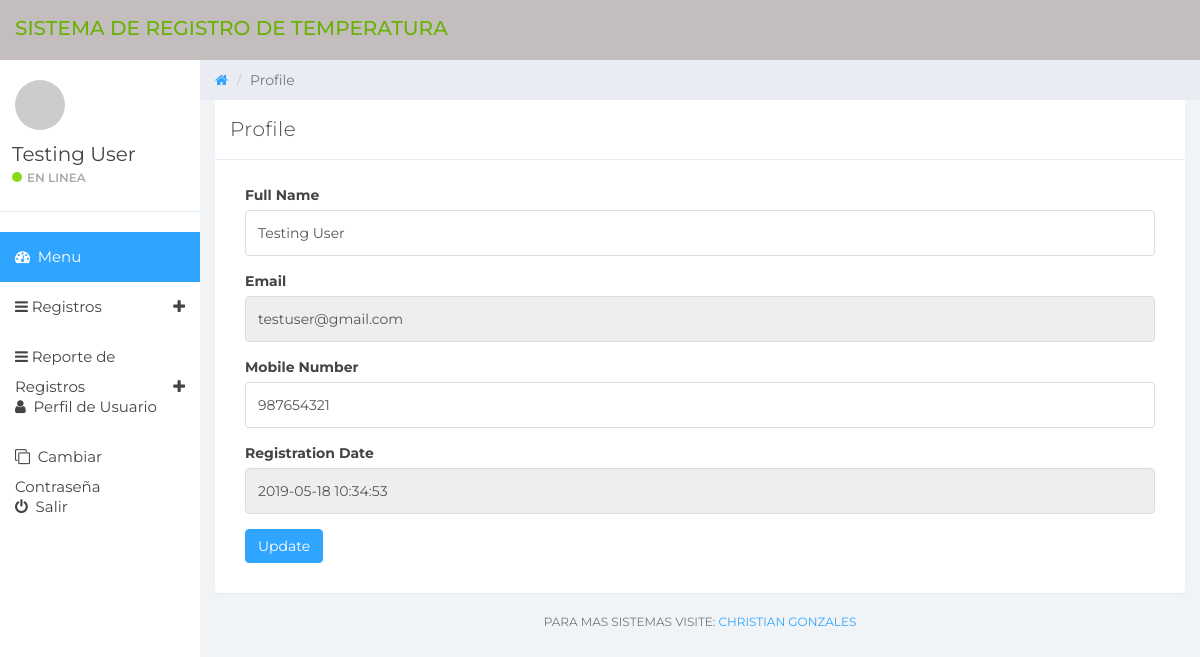
The page /user-profile.php (signed in) on the database its author committed.
### tables this page shows
CREATE TABLE `tbluser` (
  `ID` int(10) NOT NULL,
  `FullName` varchar(150) DEFAULT NULL,
  `Email` varchar(200) DEFAULT NULL,
  `MobileNumber` bigint(10) DEFAULT NULL,
  `Password` varchar(200) DEFAULT NULL,
  `RegDate` timestamp NOT NULL DEFAULT current_timestamp()
);

### user-profile.php (the view, shortened to what this page needs)
<?php
if (strlen($_SESSION['detsuid']==0)) {
  header('location:logout.php');
  } else{
  ?>
<!DOCTYPE html>
<html>
<head>
	<link href="css/bootstrap.min.css" rel="stylesheet">
	<link href="css/font-awesome.min.css" rel="stylesheet">
	<link href="css/datepicker3.css" rel="stylesheet">
	<link href="css/styles.css" rel="stylesheet">
</head>
<body>
	<?php include_once('includes/header.php');?>
	<?php include_once('includes/sidebar.php');?>
	<div class="col-sm-9 col-sm-offset-3 col-lg-10 col-lg-offset-2 main">
		<div class="row">
			<ol class="breadcrumb">
				<li><a href="#">
					<em class="fa fa-home"></em>
				</a></li>
				<li class="active">Profile</li>
			</ol>
		</div>
		<div class="row">
			<div class="col-lg-12">
				<div class="panel panel-default">
					<div class="panel-heading">Profile</div>
					<div class="panel-body">
						<div class="col-md-12">
							 <?php
$userid=$_SESSION['detsuid'];
$ret=mysqli_query($con,"select * from tbluser where ID='$userid'");
while ($row=mysqli_fetch_array($ret)) {
?>
							<form role="form" method="post" action="">
								<div class="form-group">
									<label>Full Name</label>
									<input class="form-control" type="text" value="<?php  echo $row['FullName'];?>" name="fullname" required="true">
								</div>
								<div class="form-group">
									<label>Email</label>
<input type="email" class="form-control" name="email" value="<?php  echo $row['Email'];?>" required="true" readonly="true">
								</div>
								<div class="form-group">
									<label>Mobile Number</label>
									<input class="form-control" type="text" value="<?php  echo $row['MobileNumber'];?>" required="true" name="contactnumber" maxlength="10">
								</div>
								<div class="form-group">
									<label>Registration Date</label>
									<input class="form-control" name="regdate" type="text" value="<?php  echo $row['RegDate'];?>" readonly="true">
								</div>
								<div class="form-group has-success">
									<button type="submit" class="btn btn-primary" name="submit">Update</button>
								</div>
								</div>
								<?php } ?>
						</div>
					</div>
				</div>
			</div>
			<?php include_once('includes/footer.php');?>
		</div>
</body>
</html>
<?php }  ?>

### includes/sidebar.php (shortened to what this page needs)
<?php
include('includes/dbconnection.php');
?>
<div id="sidebar-collapse" class="col-sm-3 col-lg-2 sidebar">
        <div class="profile-sidebar">
            <div class="profile-userpic">
                <img src="http://placehold.it/50/30a5ff/fff" class="img-responsive" alt="">
            </div>
            <div class="profile-usertitle">
                <?php
$uid=$_SESSION['detsuid'];
$ret=mysqli_query($con,"select FullName from tbluser where ID='$uid'");
$row=mysqli_fetch_array($ret);
$name=$row['FullName'];
?>
                <div class="profile-usertitle-name"><?php echo $name; ?></div>
                <div class="profile-usertitle-status"><span class="indicator label-success"></span>EN LINEA</div>
            </div>
        </div>
        <ul class="nav menu">
            <li class="active"><a href="dashboard.php"><em class="fa fa-dashboard">&nbsp;</em> Menu</a></li>
            <li class="parent "><a data-toggle="collapse" href="#sub-item-1">
                <em class="fa fa-navicon">&nbsp;</em>Registros <span data-toggle="collapse" href="#sub-item-1" class="icon pull-right"><em class="fa fa-plus"></em></span>
                </a>
            </li>
  <li class="parent "><a data-toggle="collapse" href="#sub-item-2">
                <em class="fa fa-navicon">&nbsp;</em>Reporte de Registros <span data-toggle="collapse" href="#sub-item-1" class="icon pull-right"><em class="fa fa-plus"></em></span>
                </a>
            </li>
            <li><a href="user-profile.php"><em class="fa fa-user">&nbsp;</em> Perfil de Usuario</a></li>
             <li><a href="change-password.php"><em class="fa fa-clone">&nbsp;</em> Cambiar Contraseña</a></li>
<li><a href="logout.php"><em class="fa fa-power-off">&nbsp;</em> Salir</a></li>
        </ul>
    </div>

### css/styles.css (style rules this page uses)
body { background: #f1f4f7; padding-top: 60px; font-size: 14px; color: #444444; font-family: "Montserrat", "Helvetica Neue", Helvetica, Arial, sans-serif; }
a, a:hover, a:focus { color: #30a5ff; }
input.form-control { border: 1px solid #ddd; box-shadow: none; height: 46px; }
.btn-primary, .btn-primary:hover, .btn-primary:focus, .btn-primary:active, .btn-primary.active, .open > .dropdown-toggle.btn-primary, .btn-primary.disabled, .btn-primary[disabled], fieldset[disabled] .btn-primary, .btn-primary.disabled:hover, .btn-primary[disabled]:hover, fieldset[disabled] .btn-primary:hover, .btn-primary.disabled:focus, .btn-primary[disabled]:focus, fieldset[disabled] .btn-primary:focus, .btn-primary.disabled:active, .btn-primary[disabled]:active, fieldset[disabled] .btn-primary:active, .btn-primary.disabled.active, .btn-primary[disabled].active, fieldset[disabled] .btn-primary.active { background-color: #30a5ff; border-color: #30a5ff; }
.label-success { background-color: #8ad919; }
.panel { border: 0; }
.panel-heading { font-size: 20px; font-weight: 300; letter-spacing: 0.025em; height: 60px; line-height: 38px; }
.panel-default .panel-heading { background: #fff; border-bottom: 1px solid #e9ecf2; color: #444444; }
.sidebar { display: block; padding: 0; display: none; box-shadow: none; background: #fff; }
.sidebar ul { margin: 20px 0px; }
@media (min-width: 768px) { .sidebar { display: block; position: fixed; top: 60px; bottom: 0; left: 0; z-index: 1000; display: block; margin: 0; padding: 0; overflow-x: hidden; overflow-y: auto; } }
.sidebar ul.nav .active a, .sidebar ul.nav li.parent a.active, .sidebar ul.nav .active > a:hover, .sidebar ul.nav li.parent a.active:hover, .sidebar ul.nav .active > a:focus, .sidebar ul.nav li.parent a.active:focus { color: #fff; background-color: #30a5ff; }
.sidebar ul.nav li a { height: 50px; font-size: 15px; line-height: 2em; color: #444444; }
.profile-sidebar { padding: 10px 0; border-bottom: 1px solid #e9ecf2; }
.indicator { width: 10px; height: 10px; display: inline-block; border-radius: 9999px; margin-right: 5px; }
.profile-userpic img { float: left; margin: 10px 0px 0px 15px; width: 50px; height: 50px; border-radius: 9999px !important; }
.profile-usertitle { float: left; text-align: left; margin: 10px 0 0 12px; }
.profile-usertitle-name { font-size: 20px; margin-bottom: 0px; }
.profile-usertitle-status { text-transform: uppercase; color: #AAA; font-size: 12px; font-weight: 600; margin-bottom: 15px; }
.breadcrumb { border-radius: 0; padding: 10px 15px 10px 15px; background: #e9ecf2; margin: 0; }

### rows shown on the page
tbluser: FullName "Testing User", fullname "Testing User", email "testuser@gmail.com", contactnumber "987654321", regdate "2019-05-18 10:34:53"
